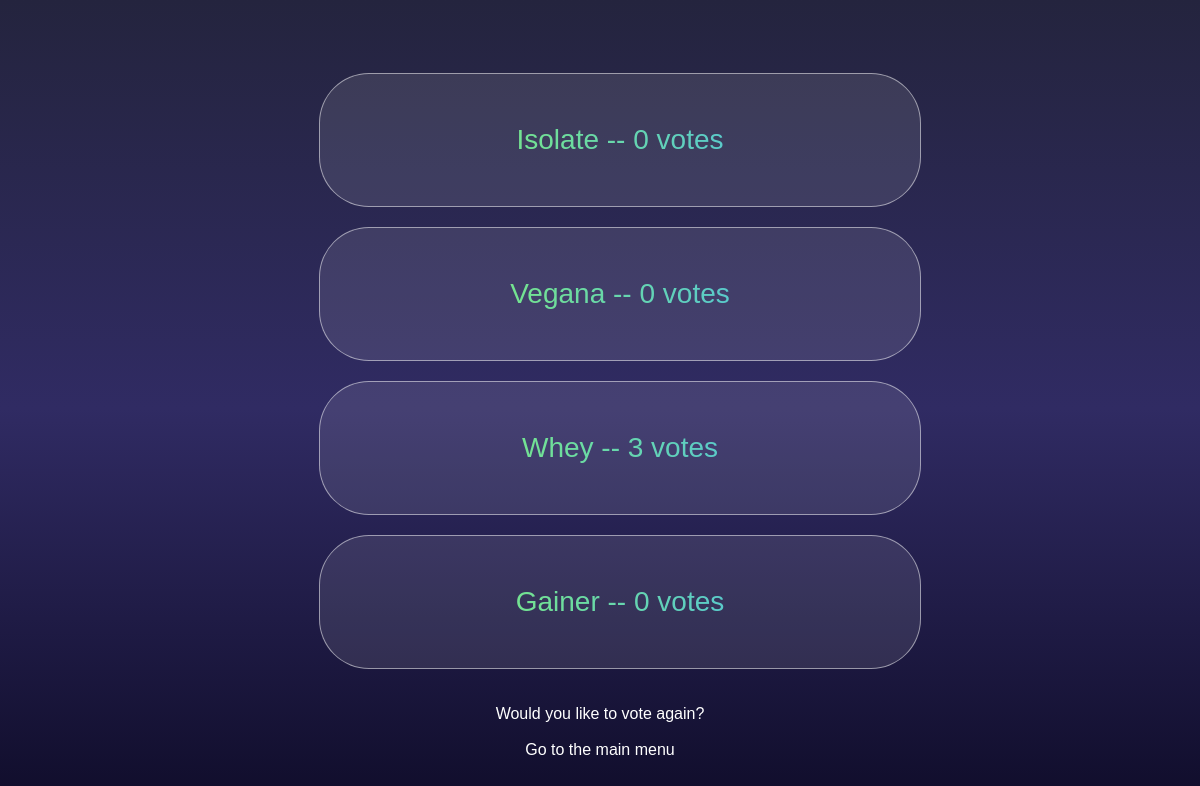
Before: /polls/3/results with the older database file.
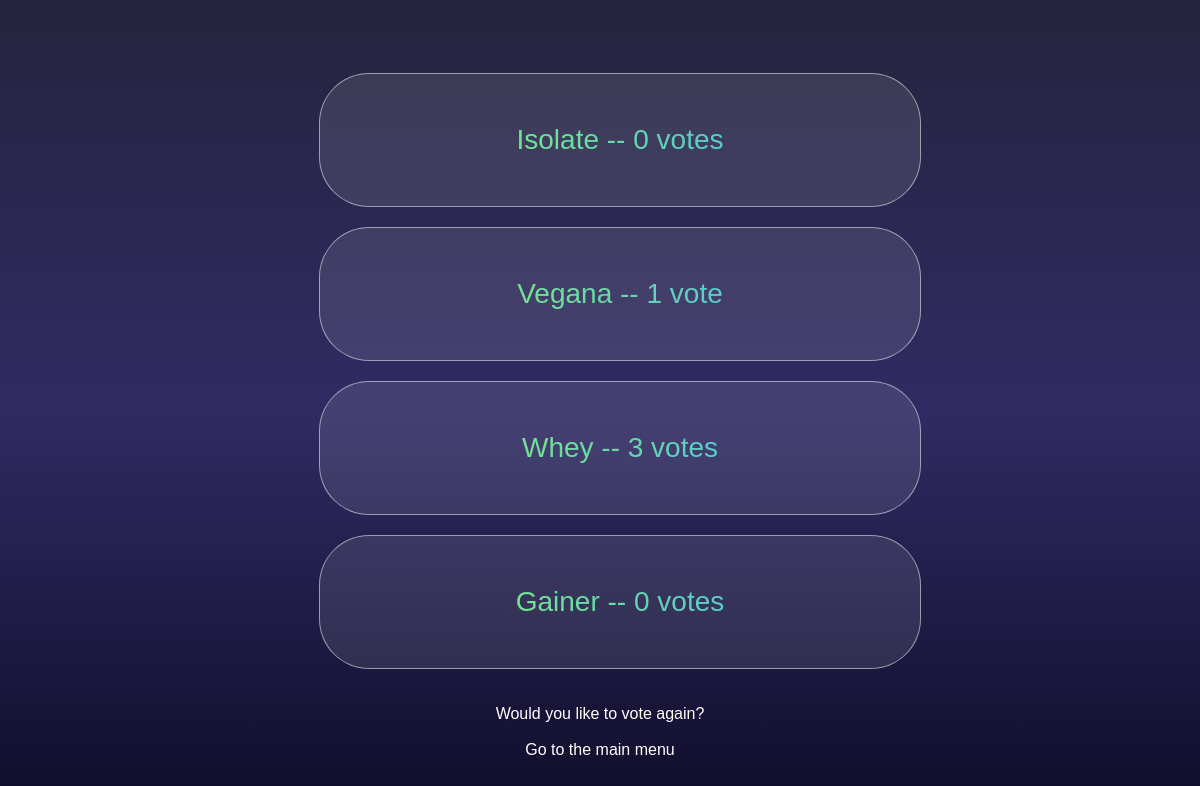
After: the same page with the newer database file.
### polls/models.py (models this page shows, shortened)
class Choice(models.Model):
    question = models.ForeignKey(Question, on_delete=models.CASCADE)#on_delete=models.CASCADE "si se borra la pregunta, las respuestas tambien serán borradas"
    choice_text=models.CharField(max_length=200)
    votes=models.IntegerField(default=0)

### polls/views.py (the view)
# urls.py: path("<int:pk>/results", views.ResultView.as_view(), name='results'),
class ResultView(generic.DetailView):
    model=Question
    template_name="polls/results.html"
    def get_queryset(self):
        return Question.objects.filter(pub_date__lte=timezone.now())

### polls/templates/polls/results.html (shortened to what this page needs)
{% load static %}
<!DOCTYPE html>
<html lang="en">
<head>
    <link rel="stylesheet" href="{% static 'polls/style.css' %}">
    <link rel="stylesheet" href="{% static 'polls/results.css' %}">
</head>
<body>
    <ul>
        {% for choice in question.choice_set.all %}
            <li>{{choice.choice_text}} -- {{choice.votes}} vote{{choice.votes|pluralize}}</li>
        {% endfor %}
    </ul>
    <a href="{% url 'polls:detail' question.id %}">Would you like to vote again?</a>
    <br>
    <a href="{% url 'polls:index' %}">Go to the main menu</a>
</body>
</html>

### polls/static/polls/style.css (style rules this page uses)
body, header, ul, li, footer { align-items: center; display: flex; justify-content: center; }
header, ul { background: linear-gradient( to right, hsl(98, 100%, 62%), hsl(204, 100%, 59%) ); -webkit-background-clip: text; -webkit-text-fill-color: transparent; text-align: center; }
body { background: #0f0c29; background: -webkit-linear-gradient(to bottom, #24243e, #302b63, #0f0c29); background: linear-gradient(to bottom, #24243e, #302b63, #0f0c29); flex-direction: column; font-family: Arial, Helvetica, sans-serif; height: 100vh; }
ul { flex-direction: column; }
li { background: rgba(255,255,255,0.1); border-radius: 50px; border: 1px solid rgba(255,255,255,0.5); font-size: 28px; margin-bottom: 20px; padding: 50px; width: 500px; }
a { color: white; text-decoration: none; }

### polls/static/polls/results.css (style rules this page uses)
body { align-items: center; display: flex; justify-content: center; background: #0f0c29; background: -webkit-linear-gradient(to bottom, #24243e, #302b63, #0f0c29); background: linear-gradient(to bottom, #24243e, #302b63, #0f0c29); flex-direction: column; font-family: Arial, Helvetica, sans-serif; height: 100vh; }

Changed rows visible on the page:
changed Choice "Vegana": votes "0" → "1"
